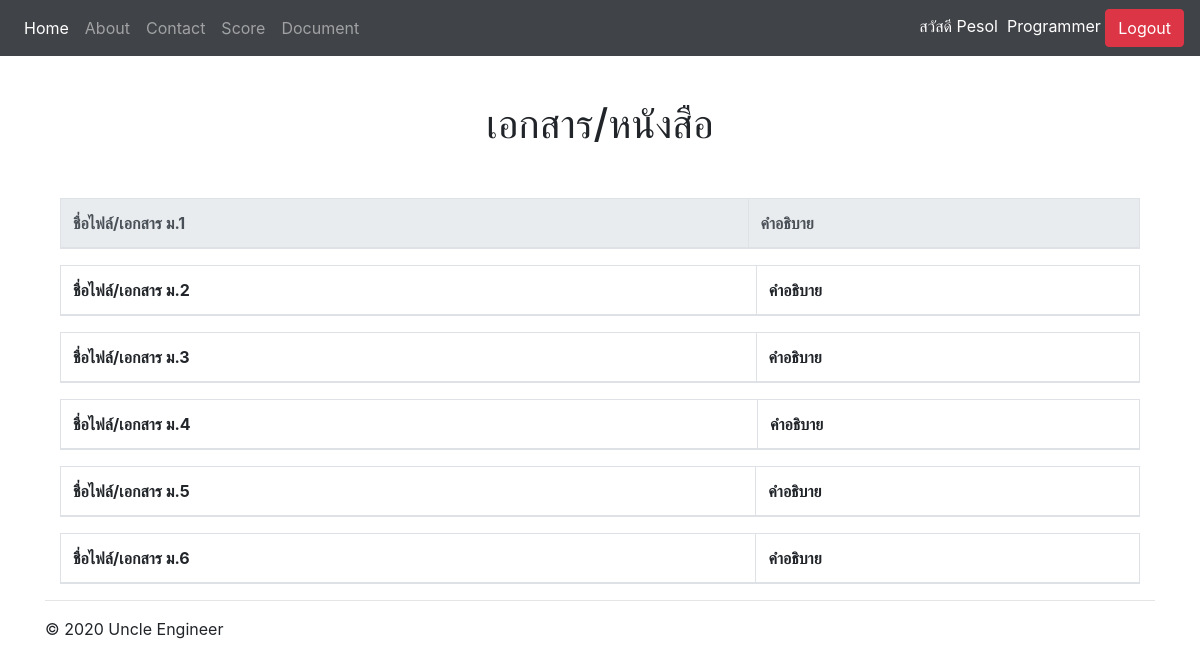
/document/ (signed in), run on an earlier commit of the app's database.
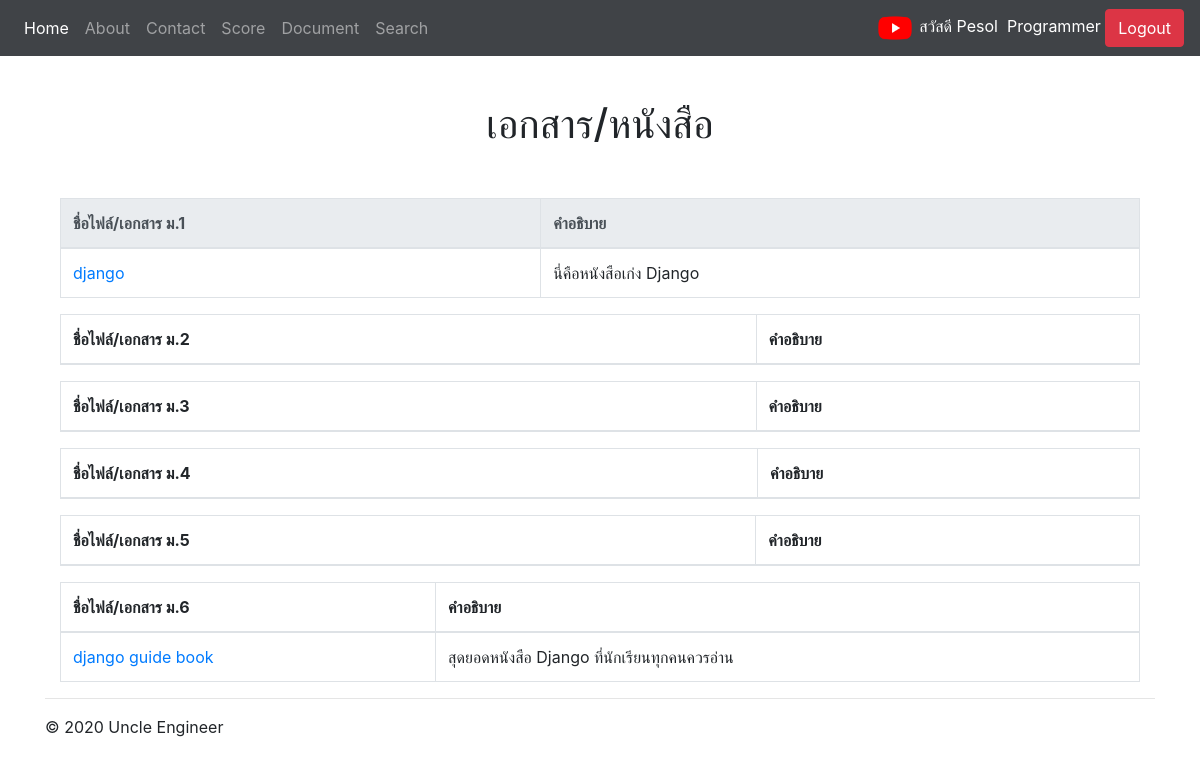
And on a later commit of the database.
### school/models.py (models this page shows, shortened)
class Profile(models.Model):
    user = models.OneToOneField(User, on_delete=models.CASCADE)
    photoprofile = models.ImageField(default='default.png', upload_to='photo_profile', blank=True, null=True)
    usertype = models.CharField(max_length=100, null=True, blank=True, default='student')

class DocumentUpload(models.Model):
    levellist =(('ม.1', 'ม.1'),
                ('ม.2', 'ม.2'),
                ('ม.3', 'ม.3'),
                ('ม.4', 'ม.4'),
                ('ม.5', 'ม.5'),
                ('ม.6', 'ม.6'))
    level = models.CharField(max_length=100, choices=levellist, default='ม.1')
    document_name = models.CharField(max_length=100)
    document = models.FileField( upload_to='allDocument')
    other = models.TextField(blank=True, null=True)

### school/views.py (the view)
# urls.py: path('document/', showDocument, name='document-page'),
def showDocument(request):
	document = DocumentUpload.objects.all() # ดึงค่ามาจาก database ทั้งหมด
	context = {'document': document}
	return render(request, 'school/document.html', context)

### school/template/school/document.html (shortened to what this page needs)
{% extends 'school/base.html' %}
{% block ct1 %}
<center>
    <h1>เอกสาร/หนังสือ</h1>
</center>
{% endblock ct1 %}
{% block content %}
<div class="container">
    <table class="table table-bordered" style="width: 100%;">
        <thead class="thead-light">
            <tr>
                <th scope="col">ชื่อไฟล์/เอกสาร ม.1</th>
                <th scope="col">คำอธิบาย</th>
            </tr>
        </thead>
        <tbody>
        {% for doc in document %}
            {% if doc.level == 'ม.1' %}
            <tr>
                <td><a href="{{doc.document.url}}">{{doc.document_name}}</a></td>
                <td>{{doc.other}}</td>
            </tr>
            {% endif %}
        {% endfor %}
        </tbody>
    </table>
    <table class="table table-bordered" style="width: 100%;">
        <thead>
            <tr>
                <th scope="col">ชื่อไฟล์/เอกสาร ม.2</th>
                <th scope="col">คำอธิบาย</th>
            </tr>
        </thead>
    </table>
    <table class="table table-bordered" style="width: 100%;">
        <thead>
            <tr>
                <th scope="col">ชื่อไฟล์/เอกสาร ม.3</th>
                <th scope="col">คำอธิบาย</th>
            </tr>
        </thead>
    </table>
    <table class="table table-bordered" style="width: 100%;">
        <thead>
            <tr>
                <th scope="col">ชื่อไฟล์/เอกสาร ม.4</th>
                <th scope="col">คำอธิบาย</th>
            </tr>
        </thead>
    </table>
    <table class="table table-bordered" style="width: 100%;">
        <thead>
            <tr>
                <th scope="col">ชื่อไฟล์/เอกสาร ม.5</th>
                <th scope="col">คำอธิบาย</th>
            </tr>
        </thead>
    </table>
    <table class="table table-bordered" style="width: 100%;">
        <thead>
            <tr>
                <th scope="col">ชื่อไฟล์/เอกสาร ม.6</th>
                <th scope="col">คำอธิบาย</th>
            </tr>
        </thead>
        <tbody>
        {% for doc in document %}
            {% if doc.level == 'ม.6' %}
            <tr>
                <td><a href="{{doc.document.url}}">{{doc.document_name}}</a></td>
                <td>{{doc.other}}</td>
            </tr>
            {% endif %}
        {% endfor %}
        </tbody>
    </table>
</div>
{% endblock content %}

### school/template/school/base.html (shortened to what this page needs)
<!doctype html>
<html lang="en">
<head>
    <link rel="stylesheet" href="https://maxcdn.bootstrapcdn.com/bootstrap/4.4.1/css/bootstrap.min.css">
    <link rel="stylesheet" href="https://cdnjs.cloudflare.com/ajax/libs/font-awesome/4.7.0/css/font-awesome.min.css">
</head>
<body>
    <nav class="navbar navbar-expand-md navbar-dark fixed-top" style='background-color: #404347;'>
        <div class="collapse navbar-collapse" id="navbarsExampleDefault">
            <ul class="navbar-nav mr-auto">
                <li class="nav-item active">
                    <a class="nav-link" href="{% url 'home-page' %}">Home <span class="sr-only">(current)</span></a>
                </li>
                <li class="nav-item">
                    <a class="nav-link" href="{% url 'about-page' %}">About</a>
                </li>
                <li class="nav-item">
                    <a class="nav-link" href="{% url 'contact-page' %}">Contact</a>
                </li>
                {% if user.is_authenticated %}
                    <li class="nav-item">
                        <a class="nav-link" href="{% url 'score-page' %}">Score</a>
                    </li>
                    <li class="nav-item">
                        <a class="nav-link" href="{% url 'document-page' %}">Document</a>
                    </li>
                    {% if user.profile.usertype == 'teacher' %}
                        <li class="nav-item">
                            <a class="nav-link" href="{% url 'search-page' %}">Search</a>
                        </li>
                    {% endif %}
                {% endif %}
            </ul>
            <div>
                {% if user.is_authenticated %}
                    {% if user.profile.photoprofile %}
                        <img src="{{user.profile.photoprofile.url}}" alt="" width="40" class="rounded-circle">
                    {% endif %}
                    <a href="{% url 'profile-page' %}"><font color="white">
                        สวัสดี&nbsp;{{user.first_name}}&nbsp;&nbsp;{{user.last_name}}
                    </font></a>
                    <a class="btn btn-danger" href="{% url 'logout' %}">Logout</a>
                {% else %}
                    <a class="btn btn-primary" href="{% url 'register-page' %}">Register</a>
                    <a class="btn btn-primary" href="{% url 'login' %}">Login</a>
                {% endif %}
            </div>
        </div>
    </nav>
    <main role="main">
        <div class="container" style="margin-top: 100px; margin-bottom: 50px">
            {% block ct1 %}
            {% endblock ct1 %}
        </div>
        <div class="container">
            {% block content %}
            {% endblock %}
            <hr>
        </div>
    </main>
    <footer class="container">
        <p>&copy; 2020 Uncle Engineer</p>
    </footer>
</body>
</html>

What changed in the data, as far as the page shows it:
added DocumentUpload: document_name "django", other "นี่คือหนังสือเก่ง Django", shown under "เอกสาร/หนังสือ"
added DocumentUpload: document_name "django guide book", other "สุดยอดหนังสือ Django ที่นักเรียนทุกคนควรอ่าน"
Also different on the page:
text now shown: "Search"
